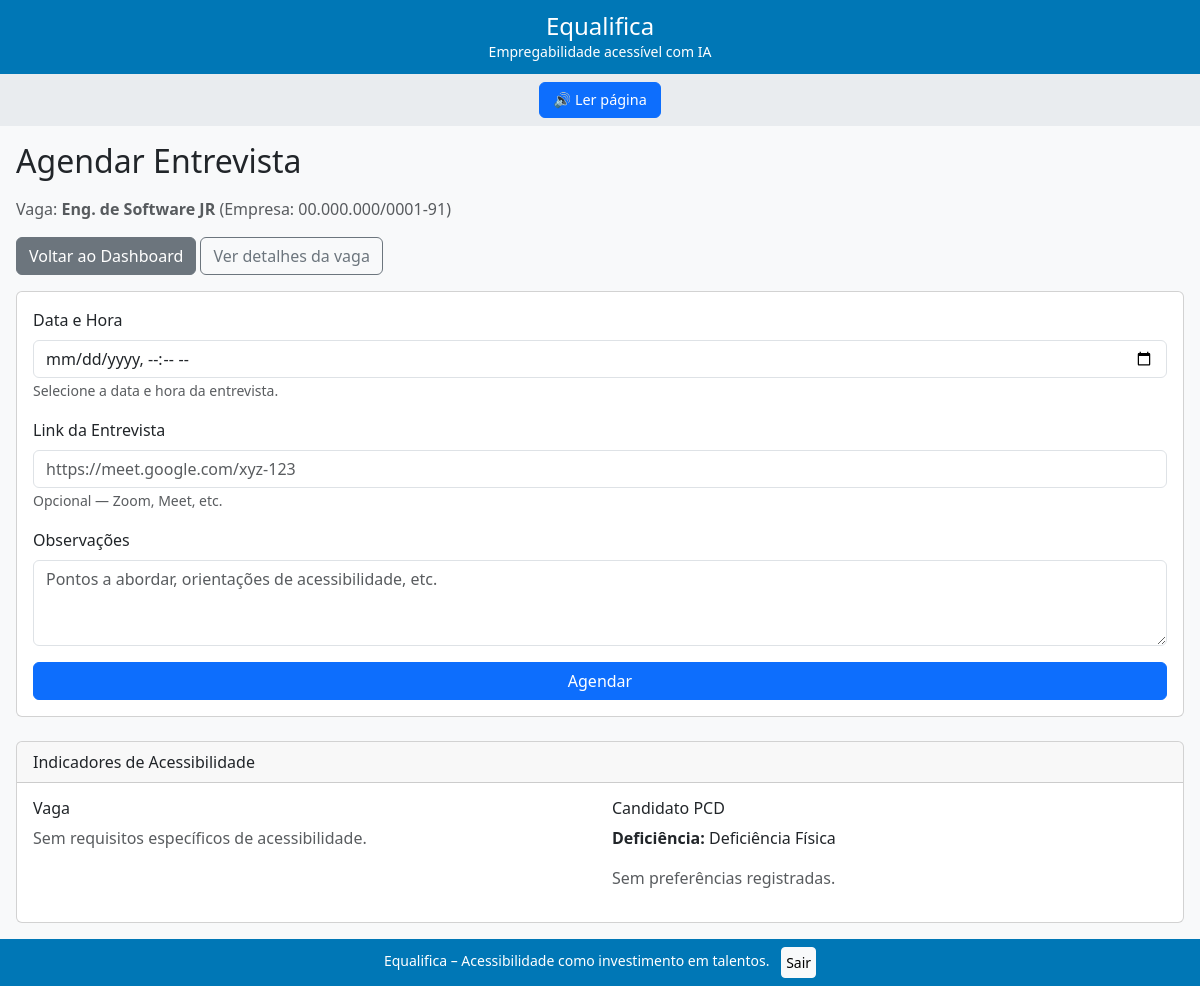
The page /recruiter/entrevistas/new/3/ (signed in) on the database its author committed.
### recruitment/models.py (models this page shows, shortened)
class Candidatura(BaseModel):
    STATUS_CHOICES = [
        ('pendente', 'Pendente'),
        ('entrevista', 'Entrevista Agendada'),
        ('rejeitado', 'Rejeitado'),
        ('contratado', 'Contratado'),
    ]
    vaga = models.ForeignKey(Vaga, on_delete=models.CASCADE, related_name='candidaturas')
    cpf_pcd = models.CharField(max_length=14)      # preenchido automaticamente
    cnpj_empresa = models.CharField(max_length=18)  # copiado da vaga
    status = models.CharField(max_length=20, choices=STATUS_CHOICES, default='pendente')
    class Meta:
        verbose_name = "Candidatura"
        verbose_name_plural = "Candidaturas"
        unique_together = ('vaga', 'cpf_pcd')  # evita candidaturas duplicadas

class Vaga(BaseModel):
    titulo = models.CharField(max_length=200)
    descricao = models.TextField()
    requisitos = models.TextField(blank=True, help_text="Resumo dos principais requisitos")
    acessibilidade = models.JSONField(
        blank=True,
        help_text="Ex: {'libras': true, 'legendas': true, 'descricao_alt': true}"
    )
    cnpj_empresa = models.CharField(max_length=18)  # preenchido automaticamente
    hard_skills_vetor = models.JSONField(default=list)
    soft_skills_vetor = models.JSONField(default=list)
    acessibilidade_vetor = models.JSONField(default=list)
    experiencia_minima = models.IntegerField(default=0)
    class Meta:
        verbose_name = "Vaga"
        verbose_name_plural = "Vagas"

### accounts/models.py (models this page shows, shortened)
class PCDProfile(BaseModel):
    DISABILITY_CHOICES = (
        ('visual', 'Deficiência Visual'),
        ('auditiva', 'Deficiência Auditiva'),
        ('fisica', 'Deficiência Física'),
        ('intelectual', 'Deficiência Intelectual'),
        ('multipla', 'Deficiência Múltipla'),
    )
    user = models.OneToOneField(User, on_delete=models.CASCADE, related_name='pcd_profile')
    cpf = models.CharField(max_length=14, unique=True, validators=[validate_cpf, MinLengthValidator(11)],
          help_text="Formato: XXX.XXX.XXX-XX ou XXXXXXXXXXX")
    disability = models.CharField(max_length=20, choices=DISABILITY_CHOICES)
    skills = models.TextField(blank=True, help_text="Liste suas habilidades e competências (Separadas por Vírgula).")
    lgpd_consent = models.BooleanField(default=False, help_text="Concordo com a política de privacidade (LGPD).")
    hard_skills_vetor = models.JSONField(default=list)
    soft_skills_vetor = models.JSONField(default=list)
    acessibilidade_vetor = models.JSONField(default=list)
    experiencia_total = models.IntegerField(default=0)

### companies/views.py (the view, shortened to what this page needs)
# urls.py: path('entrevistas/new/<int:candidatura_id>/', views.schedule_interview, name='schedule_interview'),
@login_required
def schedule_interview(request, candidatura_id):
    if request.user.user_type != 'recruiter':
        messages.error(request, 'Apenas recrutadores podem agendar entrevistas.')
        return redirect('recruiter_dashboard')
    empresa = request.user.recruiter_profile.empresa
    candidatura = get_object_or_404(Candidatura, id=candidatura_id)
    if candidatura.cnpj_empresa != empresa.cnpj:
        messages.error(request, 'Você não tem permissão para esta candidatura.')
        return redirect('recruiter_dashboard')
    if hasattr(candidatura, 'entrevista'):
        messages.warning(request, 'Esta candidatura já possui entrevista agendada.')
        return redirect('recruiter_dashboard')
    pcd_profile = PCDProfile.objects.filter(cpf=candidatura.cpf_pcd).first()
    return render(request, 'recruitment/entrevista_form.html', {
        'empresa': empresa,
        'candidatura': candidatura,
        'pcd_profile': pcd_profile,
    })

### recruitment/templates/recruitment/entrevista_form.html (shortened to what this page needs)
{% extends 'base.html' %}
{% block content %}
<h2 class="mb-3">Agendar Entrevista</h2>
<p class="text-muted">Vaga: <strong>{{ candidatura.vaga.titulo }}</strong> (Empresa: {{ candidatura.vaga.cnpj_empresa }})</p>
<div class="mb-3">
  <a href="{% url 'recruiter_dashboard' %}" class="btn btn-secondary">Voltar ao Dashboard</a>
  <a href="{% url 'vaga_detail' candidatura.vaga.id %}?from=schedule&cand_id={{ candidatura.id }}" class="btn btn-outline-secondary">Ver detalhes da vaga</a>
</div>
<form method="post" class="card p-3">
  <div class="mb-3">
    <label for="id_data_agendada" class="form-label">Data e Hora</label>
    <input type="datetime-local" id="id_data_agendada" name="data_agendada" class="form-control" required>
    <small class="form-text text-muted">Selecione a data e hora da entrevista.</small>
  </div>
  <div class="mb-3">
    <label for="id_link_video" class="form-label">Link da Entrevista</label>
    <input type="url" id="id_link_video" name="link_video" class="form-control" placeholder="https://meet.google.com/xyz-123" />
    <small class="form-text text-muted">Opcional — Zoom, Meet, etc.</small>
  </div>
  <div class="mb-3">
    <label for="id_observacoes" class="form-label">Observações</label>
    <textarea id="id_observacoes" name="observacoes" rows="3" class="form-control" placeholder="Pontos a abordar, orientações de acessibilidade, etc."></textarea>
  </div>
  <button type="submit" class="btn btn-primary">Agendar</button>
</form>
<div class="card mt-4">
  <div class="card-header">Indicadores de Acessibilidade</div>
  <div class="card-body">
    <div class="row">
      <div class="col-md-6">
        <h6>Vaga</h6>
        {% if candidatura.vaga.acessibilidade %}
          <ul class="list-unstyled">
            {% for k, v in candidatura.vaga.acessibilidade.items %}
              {% if v %}<li><span class="badge bg-info text-dark">{{ k }}</span></li>{% endif %}
            {% endfor %}
          </ul>
        {% else %}
          <p class="text-muted">Sem requisitos específicos de acessibilidade.</p>
        {% endif %}
      </div>
      <div class="col-md-6">
        <h6>Candidato PCD</h6>
        {% if pcd_profile %}
          <p><strong>Deficiência:</strong> {{ pcd_profile.get_disability_display }}</p>
          {% if pcd_profile.acessibilidade_vetor %}
            <ul class="list-inline">
              {% for tag in pcd_profile.acessibilidade_vetor %}
                <li class="list-inline-item"><span class="badge bg-secondary">{{ tag }}</span></li>
              {% endfor %}
            </ul>
          {% else %}
            <p class="text-muted">Sem preferências registradas.</p>
          {% endif %}
        {% else %}
          <p class="text-muted">Perfil do candidato não encontrado.</p>
        {% endif %}
      </div>
    </div>
  </div>
</div>
{% endblock %}

### templates/base.html (style rules this page uses)
body { background: #f8f9fa; font-family: 'Segoe UI', Arial, sans-serif; margin: 0; padding: 0; overflow-x: hidden; }

### rows shown on the page
Candidatura: vaga.titulo "Eng. de Software JR", vaga.cnpj_empresa "00.000.000/0001-91"
PCDProfile: disability "Deficiência Física"
